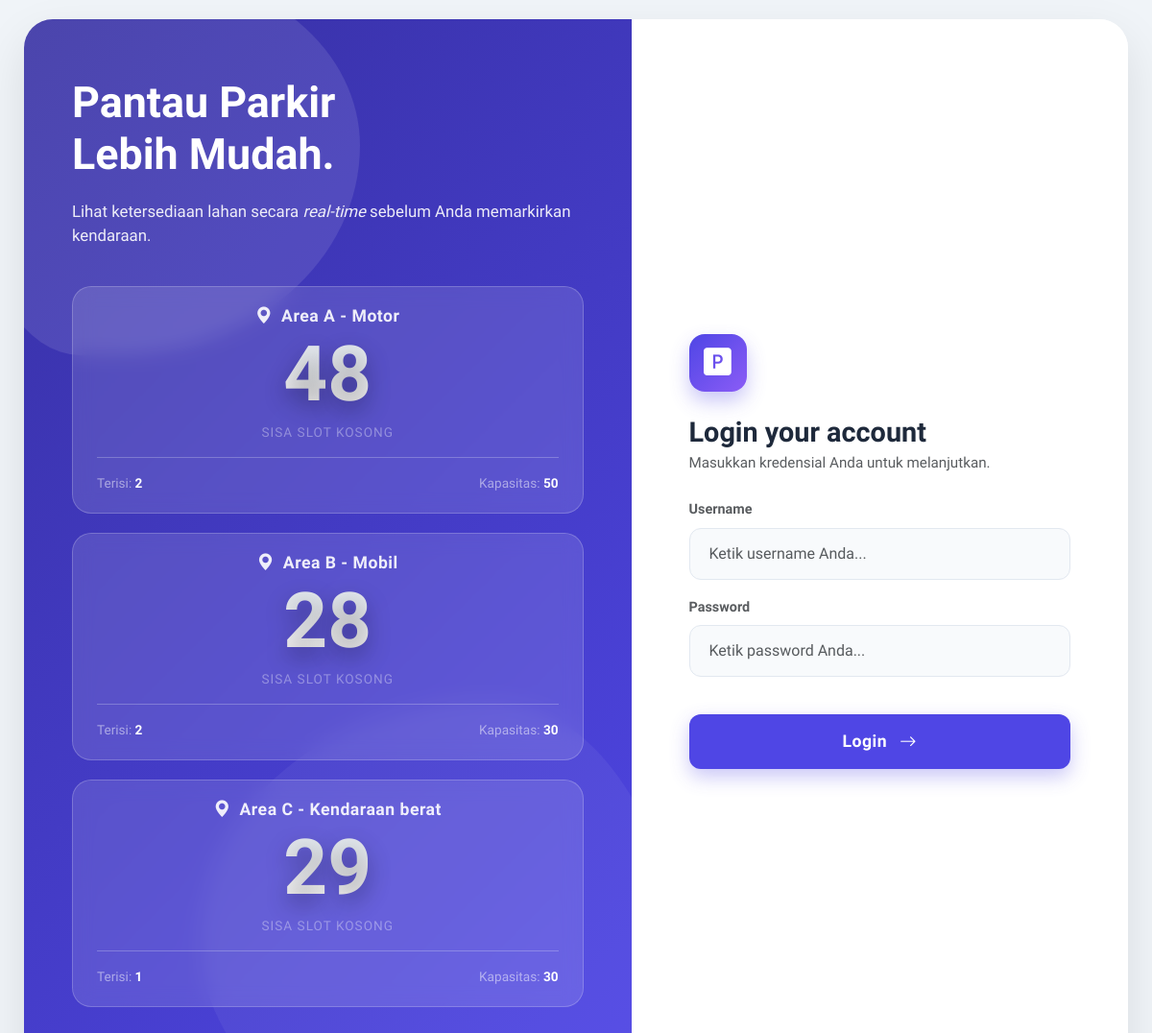
Before: /auth/login.php with the older database file.
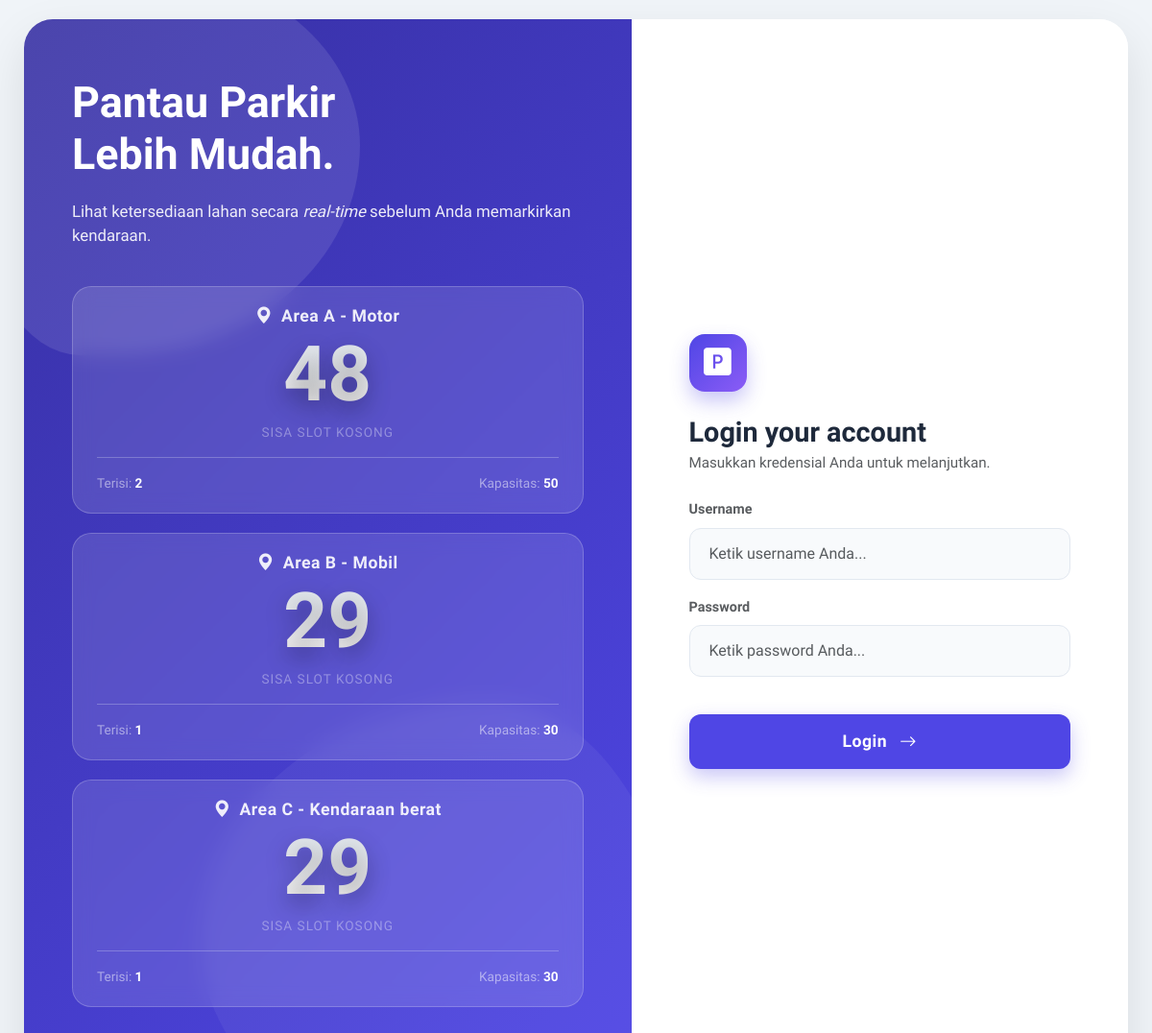
After: the same page with the newer database file.
### tables this page shows
CREATE TABLE `tb_area_parkir` (
  `id_area` int(11) NOT NULL,
  `nama_area` varchar(50) NOT NULL,
  `kapasitas` int(5) NOT NULL,
  `terisi` int(5) NOT NULL
);

### auth/login.php (the view, shortened to what this page needs)
<?php
$info_area = [];
try {
    $pdo = getKoneksi('admin');
    $stmt = $pdo->query("SELECT nama_area, kapasitas, terisi FROM tb_area_parkir ORDER BY id_area ASC");
    $info_area = $stmt->fetchAll();
} catch (Exception $e) { }
?>
<!DOCTYPE html>
<html lang="id">
<head>
    <link href="https://cdn.jsdelivr.net/npm/bootstrap@5.3.0/dist/css/bootstrap.min.css" rel="stylesheet">
    <link rel="stylesheet" href="https://cdn.jsdelivr.net/npm/bootstrap-icons@1.10.5/font/bootstrap-icons.css">
</head>
<body>
<div class="login-container">
    <div class="left-panel">
        <div class="left-content">
            <h1>Pantau Parkir<br>Lebih Mudah.</h1>
            <p style="font-size: 1.05rem; opacity: 0.9; margin-bottom: 40px; font-weight: 500;">
                Lihat ketersediaan lahan secara <i>real-time</i> sebelum Anda memarkirkan kendaraan.
            </p>
            <?php if (empty($info_area)): ?>
                <div class="alert alert-warning">Belum ada data area parkir.</div>
            <?php else: ?>
                <?php foreach ($info_area as $area): ?>
                    <?php
                        $sisa = $area['kapasitas'] - $area['terisi'];
                    ?>
                    <div class="area-box">
                        <h6 class="text-white"><i class="bi bi-geo-alt-fill me-1"></i> <?= htmlspecialchars($area['nama_area']) ?></h6>
                        <?php if ($sisa > 0): ?>
                            <div class="angka-besar"><?= $sisa ?></div>
                            <div class="info-kecil text-white-50">Sisa Slot Kosong</div>
                        <?php else: ?>
                            <div class="angka-besar penuh" style="font-size: 3rem; margin: 20px 0;">PENUH</div>
                            <div class="info-kecil text-white-50">Tidak ada slot</div>
                        <?php endif; ?>
                        <div class="mt-3 pt-3 border-top border-light border-opacity-25 d-flex justify-content-between text-white-50" style="font-size: 0.85rem;">
                            <span>Terisi: <b class="text-white"><?= $area['terisi'] ?></b></span>
                            <span>Kapasitas: <b class="text-white"><?= $area['kapasitas'] ?></b></span>
                        </div>
                    </div>
                <?php endforeach; ?>
            <?php endif; ?>
        </div>
    </div>
    <div class="right-panel">
        <div class="brand-icon">
            <i class="bi bi-p-square-fill"></i>
        </div>
        <h3 class="fw-bold mb-1" style="color: #1e293b; font-size: 1.8rem;">Login your account</h3>
        <p class="text-muted mb-4" style="font-size: 0.95rem;">Masukkan kredensial Anda untuk melanjutkan.</p>
        <form method="POST" action="">
            <div class="mb-3">
                <label class="form-label text-muted fw-bold" style="font-size: 0.9rem;">Username</label>
                <input type="text" name="username" class="form-control" placeholder="Ketik username Anda..." required autofocus>
            </div>
            <div class="mb-4">
                <label class="form-label text-muted fw-bold" style="font-size: 0.9rem;">Password</label>
                <input type="password" name="password" class="form-control" placeholder="Ketik password Anda..." required>
            </div>
            <button type="submit" class="btn btn-login">
                Login <i class="bi bi-arrow-right ms-2"></i>
            </button>
        </form>
    </div>
</div>
</body>
</html>

### auth/login.php (style rules this page uses)
body { font-family: 'Plus Jakarta Sans', sans-serif; background-color: #f0f4f8; min-height: 100vh; display: flex; align-items: center; justify-content: center; margin: 0; padding: 20px; }
.login-container { width: 100%; max-width: 1150px; background: #ffffff; border-radius: 30px; box-shadow: 0 20px 50px rgba(0,0,0,0.1); overflow: hidden; display: flex; min-height: 680px; }
.left-panel { width: 55%; background: linear-gradient(135deg, #3730A3 0%, #4F46E5 100%); position: relative; padding: 60px 50px; color: white; display: flex; flex-direction: column; justify-content: center; overflow: hidden; }
.left-panel::before { content: ''; position: absolute; top: -50px; left: -50px; width: 400px; height: 400px; background: rgba(255,255,255,0.1); border-radius: 40% 60% 70% 30% / 40% 50% 60% 50%; animation: morph 8s ease-in-out infinite; z-index: 1; }
.left-panel::after { content: ''; position: absolute; bottom: -100px; right: -50px; width: 500px; height: 500px; background: rgba(255,255,255,0.05); border-radius: 60% 40% 30% 70% / 50% 60% 40% 50%; animation: morph 10s ease-in-out infinite reverse; z-index: 1; }
.left-content { position: relative; z-index: 2; }
.left-content h1 { font-weight: 800; font-size: 2.8rem; margin-bottom: 20px; line-height: 1.2; }
.area-box { background: rgba(255,255,255,0.12); backdrop-filter: blur(10px); border: 1px solid rgba(255,255,255,0.2); border-radius: 20px; padding: 20px 25px; margin-bottom: 20px; transition: all 0.3s; text-align: center; }
.area-box h6 { font-size: 1.1rem; font-weight: 600; margin-bottom: 10px; letter-spacing: 0.5px; opacity: 0.9; }
.angka-besar { font-size: 5rem; font-weight: 800; line-height: 1; margin: 10px 0; text-shadow: 0 10px 25px rgba(0,0,0,0.3); background: -webkit-linear-gradient(#e2e8f0, #faf8f8); -webkit-background-clip: text; -webkit-text-fill-color: transparent; }
.info-kecil { font-size: 0.85rem; opacity: 0.7; font-weight: 500; text-transform: uppercase; letter-spacing: 1px; }
.right-panel { width: 45%; padding: 60px; display: flex; flex-direction: column; justify-content: center; background: #ffffff; }
.brand-icon { width: 60px; height: 60px; background: linear-gradient(135deg, #4F46E5, #8B5CF6); border-radius: 16px; display: flex; align-items: center; justify-content: center; color: white; font-size: 1.8rem; margin-bottom: 25px; box-shadow: 0 10px 20px rgba(79, 70, 229, 0.3); }
.form-control { border-radius: 12px; padding: 14px 20px; border: 1px solid #e2e8f0; background: #f8fafc; font-size: 1rem; }
.btn-login { background: #4F46E5; color: white; border: none; border-radius: 12px; padding: 15px; font-weight: 700; font-size: 1.1rem; letter-spacing: 0.5px; transition: all 0.3s; box-shadow: 0 8px 20px rgba(79, 70, 229, 0.3); width: 100%; margin-top: 15px; }

Changed rows visible on the page:
changed tb_area_parkir "Area B - Mobil": sisa "28" → "29"; terisi "2" → "1"
